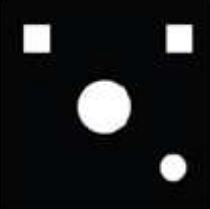
%> input picture TPTest1.PNG, 210 x 209 px
$ octave shape.m   (GNU Octave 9; MATLAB toolbox functions it lacks are replaced by stand-ins)
%> lines starting %> are read from the running program, lines starting %| are printed output that depends on the picture; in (x1, y1, x2, y2) boxes, pixels count from 0 and x2, y2 are one past the last pixel; in counts of white or black regions, pixels touching at a corner belong together; the program's own positions count from 1
q=imread('D:\18bce1340\TPTest1.png');
%> q is the input picture: size 209x210x3 uint8; mean R, G, B 28.4, 29.9, 31.4
q=im2bw(q,graythresh(q));
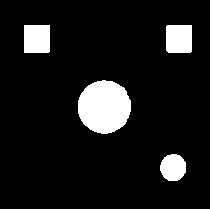
%> q: size 209x210 logical; 9.7% white; 4 white regions, box (x1, y1, x2, y2) and area: (78, 80, 131, 134) 2238, (24, 25, 50, 53) 727, (166, 25, 192, 53) 723, (160, 154, 186, 181) 561
[B,L]=bwboundaries(q);
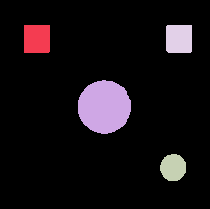
%> L: size 209x210 double; 5 distinct labels, from 0 to 4; one colour per label, 0 black
%> B = 4 boundaries; box (x1, y1, x2, y2) and points: (78, 80, 131, 134) 152, (24, 25, 50, 53) 104, (166, 25, 192, 53) 101, (160, 154, 186, 181) 75
figure; imshow(q); hold on;
for k=1:length(B),
    boundary=B{k};
    plot(boundary(:,2),boundary(:,1),'g','LineWidth',2);
end
%> this loop made 4 passes
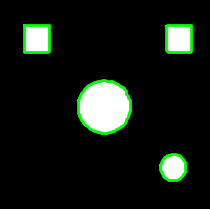
%> figure redrawn from the program's plot data
[L,N]=bwlabel(q);
%> N = 4
RGB=label2rgb(L,'hsv',[.5 .5 .5],'shuffle');
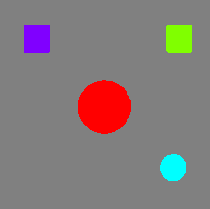
%> RGB: size 209x210x3 uint8; mean R, G, B 132.8, 123.1, 123.1
figure;imshow(RGB); hold on;
for k=1:length(B)
    boundary=B{k};
    plot(boundary(:,2),boundary(:,1),'w','LineWidth',2);
    text(boundary(1,2)-11,boundary(1,1)+11,num2str(k), 'Color','y','FontSize',14,'Fontweight','bold');
end
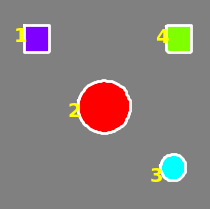
%> figure redrawn from the program's plot data
Centroid=[];
%> (the run ends here)

$ run again, with TPTest2.PNG copied over TPTest1.PNG
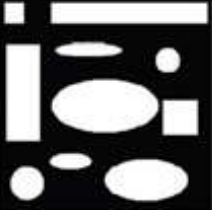
%> input picture TPTest2.PNG, 212 x 210 px
%> q is the input picture: size 210x212x3 uint8; mean R, G, B 104.9, 104.9, 105.2
%> q: size 210x212 logical; 40% white; 10 white regions, largest, box (x1, y1, x2, y2) and area: (52, 80, 158, 133) 4469, (6, 44, 40, 141) 3289, (51, 3, 208, 24) 3140
%> L: size 210x212 double; 11 distinct labels, from 0 to 10
%> B = 10 boundaries; largest, box (x1, y1, x2, y2) and points: (51, 3, 208, 24) 348, (6, 44, 40, 141) 255, (52, 80, 158, 133) 237, (105, 160, 188, 201) 186, (56, 42, 122, 56) 134
%> the loop `for k=1:length(B),` made 10 passes
%> after the loop `for k=1:length(B),`:
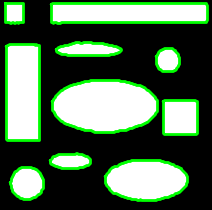
%> figure redrawn from the program's plot data
%> N = 10
%> the loop `for k=1:length(B)` made 10 passes
%> after the loop `for k=1:length(B)`:
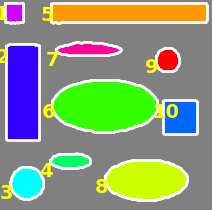
%> figure redrawn from the program's plot data
